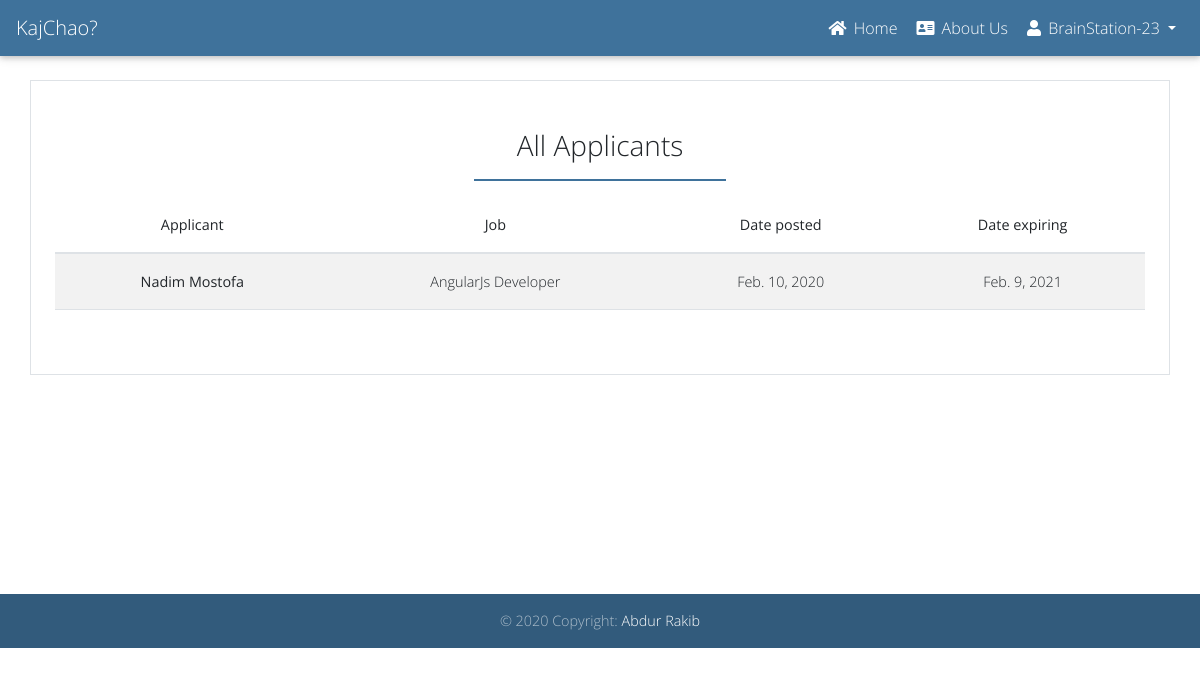
Page /employer/dashboard/all-applicants (signed in) on the earlier database version.
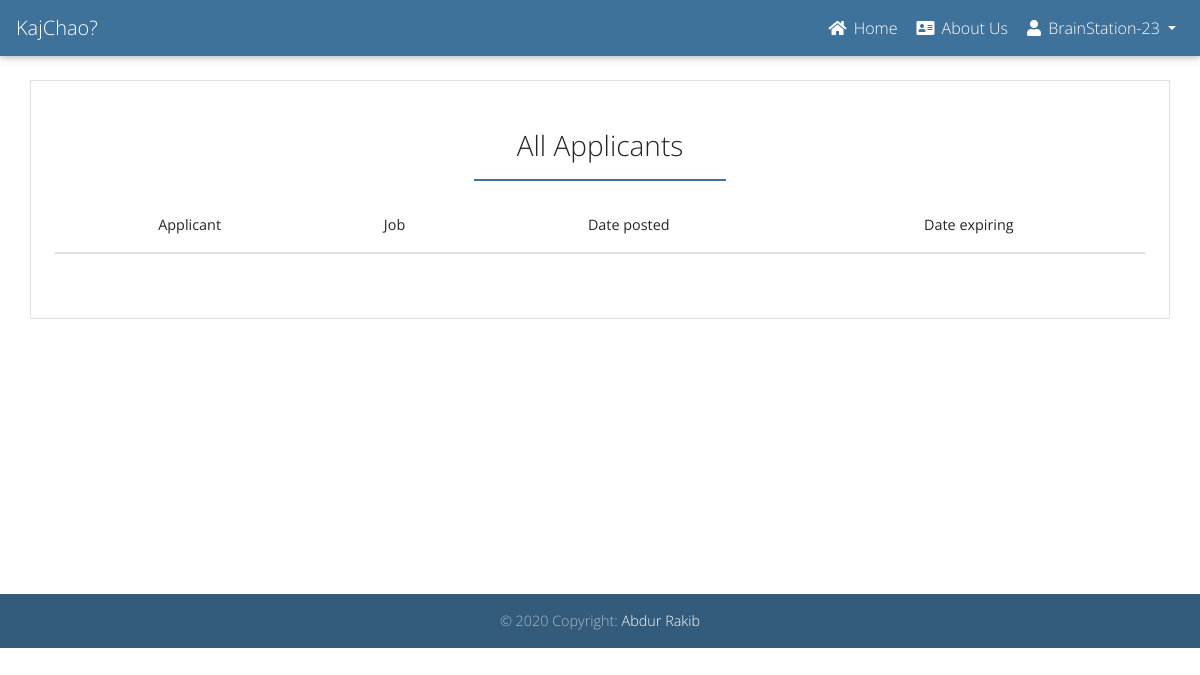
Same page on the later database version.
### accounts/models.py (models this page shows, shortened)
class User(AbstractUser):
    username = None
    role = models.CharField(max_length=12, error_messages={
        'required': "Role must be provided"
    })
    gender = models.CharField(max_length=10, blank=True, null=True, default="")
    email = models.EmailField(unique=True, blank=False,
                              error_messages={
                                  'unique': "A user with that email already exists.",
                              })
    USERNAME_FIELD = "email"
    REQUIRED_FIELDS = []
    objects = UserManager()

### jobs/models.py (models this page shows, shortened)
class Applicant(models.Model):
    user = models.ForeignKey(get_user_model(), on_delete=models.CASCADE)
    job = models.ForeignKey(Job, on_delete=models.CASCADE, related_name='applicants')
    created_at = models.DateTimeField(auto_now_add=True)

class Job(models.Model):
    user = models.ForeignKey(get_user_model(), on_delete=models.CASCADE)
    title = models.CharField(max_length=300)
    description = models.TextField()
    location = models.CharField(max_length=300)
    job_type = models.CharField(choices=JOB_TYPE, max_length=10)
    category = models.CharField(max_length=100)
    last_date = models.DateTimeField()
    company_name = models.CharField(max_length=100)
    company_description = models.CharField(max_length=300)
    website = models.CharField(max_length=100, default="")
    created_at = models.DateTimeField(auto_now_add=True)
    filled = models.BooleanField(default=False)
    salary = models.IntegerField(default=0, blank=True)
    class Meta:
        ordering = ('-created_at', )
    def __str__(self):
        return self.title

### jobs/views.py (the view)
# urls.py: path('all-applicants', ApplicantsListView.as_view(), name='employer-all-applicants'),
class ApplicantsListView(ListView):
    model = Applicant
    template_name = 'jobs/employer/all-applicants.html'
    context_object_name = 'applicants'
    def get_queryset(self):
        return self.model.objects.filter(job__user_id=self.request.user.id)

### templates/jobs/employer/all-applicants.html (shortened to what this page needs)
{% extends 'base.html' %}
{% block content %}
<div class="row mt-4">
    <div class="col-md-12 border px-4 py-5">
        <h3 class="text-center">All Applicants</h3>
        <hr class="myColor myBorder" style="width: 250px; border: 1px solid #3F729B;">
        <table class="table table-striped border-bottom text-center">
            <thead>
                <tr>
                    <th scope="col">Applicant</th>
                    <th scope="col">Job</th>
                    <th scope="col">Date posted</th>
                    <th scope="col">Date expiring</th>
                </tr>
            </thead>
            <tbody>
                {% for applicant in applicants %}
                <tr class="">
                    <th scope="row">{{ applicant.user.get_full_name }}</th>
                    <td>{{ applicant.job }}</td>
                    <td>{{ applicant.job.created_at|date }}</td>
                    <td>{{ applicant.job.last_date|date }}</td>
                </tr>
                {% endfor %}
            </tbody>
        </table>
    </div>
</div>
{% endblock %}

### templates/base.html (shortened to what this page needs)
<!DOCTYPE html>
{% load static %}
<html lang="en">
<head>
    <link rel="stylesheet" href="https://use.fontawesome.com/releases/v5.11.2/css/all.css">
    <link href="{% static 'css/bootstrap.min.css' %}" rel="stylesheet">
    <link href="{% static 'css/mdb.min.css' %}" rel="stylesheet">
    <link href="{% static 'css/style.css' %}" rel="stylesheet">
</head>
<body>
    <div class="">
        <nav class="mb-1 navbar navbar-expand-lg navbar-dark myColor">
            <a class="navbar-brand" href="/">KajChao?</a>
            <div class="collapse navbar-collapse" id="navbarSupportedContent-4">
                <ul class="navbar-nav ml-auto">
                    <li class="nav-item {{ home_page }}">
                        <a class="nav-link" href="/">
                            <i class="fas fa-home"></i> Home
                        </a>
                    </li>
                    <li class="nav-item {{ about_page }}">
                        <a class="nav-link" href="{% url 'jobs:about' %}">
                            <i class="fas fa-address-card"></i> About Us
                        </a>
                    </li>
                    {% if request.user.is_authenticated %}
                    {% if request.user.role == 'employee' %}
                    <li class="nav-item dropdown">
                        <a class="nav-link dropdown-toggle" id="navbarDropdownMenuLink-4" data-toggle="dropdown"
                            aria-haspopup="true" aria-expanded="false">
                            <i class="fas fa-user"></i> {{ request.user.last_name }} </a>
                        <div class="dropdown-menu dropdown-menu-right dropdown-info"
                            aria-labelledby="navbarDropdownMenuLink-4">
                            <a class="dropdown-item" href="{% url 'accounts:employer-profile-update' %}">Edit Profile</a>
                            <a class="dropdown-item" href="{% url 'accounts:logout' %}">Logout</a>
                        </div>
                    </li>
                    {% else %}
                    <li class="nav-item dropdown">
                        <a class="nav-link dropdown-toggle" id="navbarDropdownMenuLink-4" data-toggle="dropdown"
                            aria-haspopup="true" aria-expanded="false">
                            <i class="fas fa-user"></i> {{ request.user.first_name }} </a>
                    </li>
                    {% endif %}
                    {% endif %}
                </ul>
            </div>
        </nav>
        <div class="container" style="min-height: 490px;">
            {% block content %}
            {% endblock %}
        </div>
    </div>
    <footer class="page-footer text-center font-small unique-color mt-4 wow fadeIn">
        <div class="footer-copyright py-3">
            © 2020 Copyright:
            <a href="" target="_blank"> Abdur Rakib </a>
        </div>
    </footer>
</body>
</html>

### static/css/style.css (style rules this page uses)
.myColor { background-color: #3F729B; }
.myBorder { border-bottom: 2px solid #3F729B; }

### templates/base.html (style rules this page uses)
body { font-family: 'Open Sans', sans-serif; }

Differences in the rows shown:
removed Applicant: user.get_full_name "Nadim Mostofa", job "AngularJs Developer", job.created_at "Feb. 10, 2020", job.last_date "Feb. 9, 2021"
